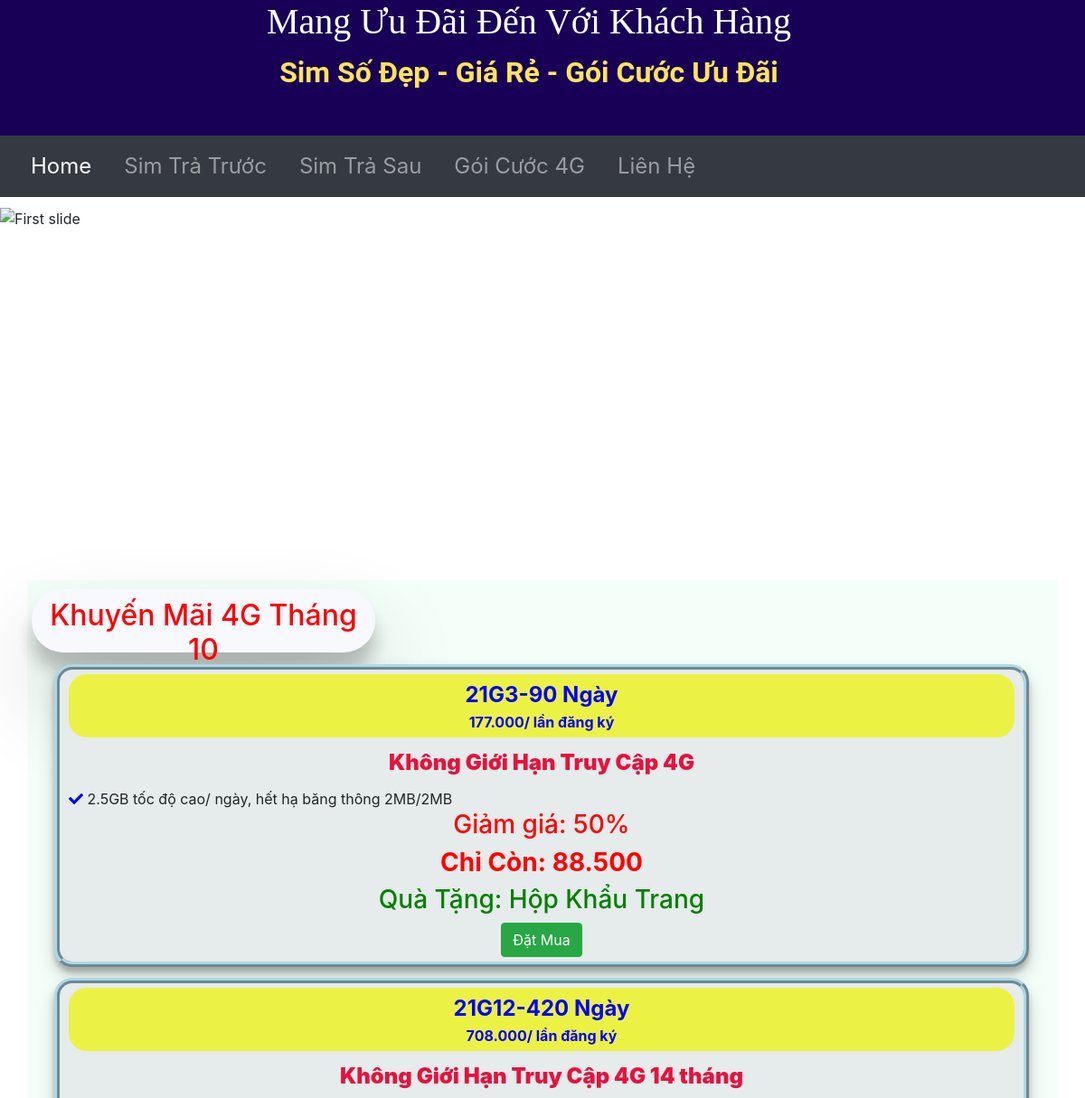
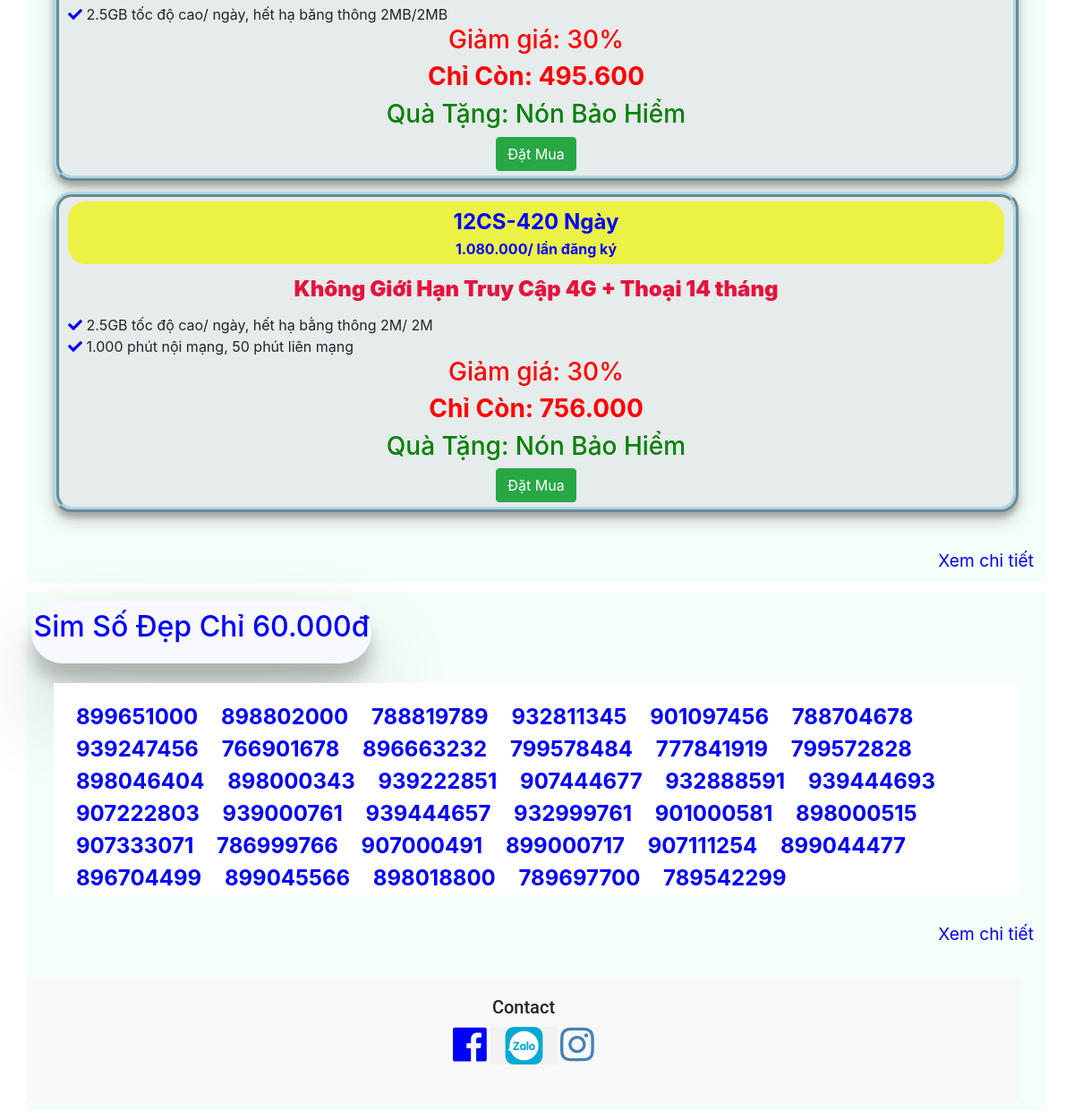
The page / on the database its author committed (2 pictures, top to bottom).
### main.py (models this page shows)
class GoiCuoc(db.Model):
    id = db.Column(db.Integer, primary_key=True)
    tengoi = db.Column(db.String(250), nullable=False)
    gia = db.Column(db.Integer, nullable=False)
    ngaysudung = db.Column(db.Integer, nullable=False)
    giamgia = db.Column(db.Float, nullable=True)
    uudaichinh = db.Column(db.String(1000), nullable=False)
    uudaidata = db.Column(db.String(500), nullable=True)
    uudaithoai = db.Column(db.String(1000), nullable=True)
    nhom = db.Column(db.String(250), nullable=True)
    loai = db.Column(db.String(250), nullable=False)
    khuyenmai = db.Column(db.String(250), nullable=True)
    quatang = db.Column(db.String(250), nullable=True)

class SimSoTraSau(db.Model):
    id = db.Column(db.Integer, primary_key=True)
    sothuebao = db.Column(db.String(250), nullable=False)
    sodinhdang = db.Column(db.String(250), nullable=False)
    goicuoc = db.Column(db.String(250), nullable=False)
    dangso = db.Column(db.String(250), nullable=False)

### main.py (the view)
@app.route('/')
def home():
    page = 1
    pages = 35
    all_goi = GoiCuoc.query.filter_by(khuyenmai="sales").paginate(page, pages, error_out=False)
    all_sim = SimSoTraSau.query.filter_by(goicuoc="MF149/MF150").paginate(page, pages, error_out=False)
    return render_template('index.html', all_goi=all_goi, all_sim_ts=all_sim)

### templates/index.html (shortened to what this page needs)
<!DOCTYPE html>
<html lang="en" dir="ltr">
<head>
   <link href="{{ url_for('static', filename='css/styles.css')}}" rel="stylesheet">
  <link rel="stylesheet" href="https://cdn.jsdelivr.net/npm/bootstrap@4.6.0/dist/css/bootstrap.min.css">
</head>
<body>
  <section class="title">
    <div class="row">
      <div class="col-lg-12">
          <h1>Mang Ưu Đãi Đến Với Khách Hàng</h1>
        <p class="noidung">Sim Số Đẹp - Giá Rẻ - Gói Cước Ưu Đãi</p>
      </div>
    </div>
  </section>
<div class="container-fluid px-0">
  <nav class="navbar navbar-expand-sm navbar-dark bg-dark">
    <div class="collapse navbar-collapse" id="navbarText">
      <ul class="navbar-nav">
        <li class="nav-item active">
          <a class="nav-link" href="#">Home <span class="sr-only">(current)</span></a>
        </li>
        <li class="nav-item">
          <a class="nav-link" href="{{ url_for('tratruoc',page=1) }}">Sim Trả Trước</a>
        </li>
        <li class="nav-item">
          <a class="nav-link" href="{{ url_for('trasau') }}">Sim Trả Sau</a>
        </li>
         <li class="nav-item">
          <a class="nav-link" href="{{ url_for('goicuoc', index=1) }}">Gói Cước 4G</a>
        </li>
        <li class="nav-item">
          <a class="nav-link" href="#footer" target="">Liên Hệ</a>
        </li>
      </ul>
    </div>
  </nav>
</div>
  <section class="bangchuyen">
    <div id="carouselExampleIndicators" class="carousel slide" data-ride="carousel">
  <ol class="carousel-indicators">
    <li data-target="#carouselExampleIndicators" data-slide-to="0" class="active"></li>
    <li data-target="#carouselExampleIndicators" data-slide-to="1"></li>
    <li data-target="#carouselExampleIndicators" data-slide-to="2"></li>
  </ol>
  <div class="carousel-inner">
    <div class="carousel-item active">
       <img class="d-block w-100" src="https://apptotapi1.tk:4099/image/tv.jpg" alt="First slide">
    </div>
  </div>
  <a class="carousel-control-prev" href="#carouselExampleIndicators" role="button" data-slide="prev">
    <span class="carousel-control-prev-icon" aria-hidden="true"></span>
  </a>
  <a class="carousel-control-next" href="#carouselExampleIndicators" role="button" data-slide="next">
    <span class="carousel-control-next-icon" aria-hidden="true"></span>
  </a>
</div>
  </section>
  <div class="container khuyenmai-goi">
    <div class="tilte-goi-index">
    <h2>Khuyến Mãi 4G Tháng 10</h2>
      </div>
  <div class="row vungchua-goicuoc-index">
     {% for goi in all_goi.items %}
      <div class=" goicuoc-index">
        <div class="title-goi">
          <span class="tengoi">{{ goi.tengoi }}-{{goi.ngaysudung}} Ngày</span><br>
          <span class="giagoi">{{ '{:,}'.format(goi.gia).replace(',', '.') }}/ lần đăng ký</span><br>
        </div>
        <div class="uudaigoi">
          <span >{{ goi.uudaichinh }}</span><br>
        </div>
        <div class="noidunggoi">
          <span><i class="fas fa-check icon-check"></i> {{ goi.uudaidata }}</span><br>
            {% if goi.uudaithoai  %}
          <span><i class="fas fa-check icon-check"></i> {{ goi.uudaithoai }}</span><br>
            {% endif %}
        </div>
          {% if goi.giamgia  %}
          <div class=""><h3 style="color:red">Giảm giá: {{ (goi.giamgia * 100)|round|int}}%</h3></div>
          <div class=""><h3 style="color:red; font-weight: bold">Chỉ Còn: {{'{:,}'.format(goi.gia - (goi.gia * goi.giamgia)|round|int).replace(',', '.') }}</h3></div>
          {% endif %}
          <div class=""><h3 style="color:green">Quà Tặng: {{ goi.quatang}}</h3></div>
        <div class="datmua">
          <a href="{{url_for('show_goicuoc', tengoi = goi.tengoi, giagoi = goi.gia, giamgia = goi.giamgia, quatang= goi.quatang) }}"> <button type="submit" name="button" class="btn btn-success btn-datmua">Đặt Mua</button></a>
        </div>
      </div>
        {% endfor %}
</div>
    <a href="{{ url_for('goicuoc', index=1) }}"> <div class="footer-goicuoc">Xem chi tiết</div></a>
    </div>
  <div class="container khuyenmai-goi">
    <div class="tilte-ts-index">
    <h2>Sim Số Đẹp Chỉ 60.000đ</h2>
      </div>
    <div class="container sohienthi">
      <div class="col-lg-12 md-4 sm-4 sotrasau-index">
      {% for sim in all_sim_ts.items %}
      <a style="color:#0000FF" href="{{url_for('show_ts', stb=sim.sodinhdang, goicuoc = sim.goicuoc) }}"> <span class="kc-2so-ts">{{ sim.sothuebao }}</span></a>
      {% endfor %}
    </div>
  </div>
     <a href="{{ url_for('trasau') }}"> <div class="footer-goicuoc">Xem chi tiết</div></a>
  <div id="footer">
{% include "footer.html" %}
</body>
</html>

### static/css/styles.css (style rules this page uses)
body { font-size: 16px; font-family: 'Merriweather', serif; position: relative; padding-left: 0px; }
.title { background-color: #170055; padding-bottom: 30px; text-align: center; font-family: 'Roboto', sans-serif; }
h1 { color: #fff; font-family: 'Merriweather', serif; }
.noidung { color: #FFE459; font-weight: bolder; font-size: 2rem; }
.row { margin: auto; width: 100% ; }
#navbarText { font-size: 1.5rem; }
.nav-link { margin: 0px 10px; color: #353535; }
.navbar { background-color: #ffca44; }
.container { position: relative; text-align: center; margin-top: 2%; }
h3 { font-size: 3rem; line-height: 2; }
p { color: grey; }
.d-block { height: 400px; }
.bangchuyen { width: 90%; height: 10%; margin: 1% auto; }
.goicuoc-index { float: left; width: 32%; height: 10%; padding: 5px 10px; text-align: center; margin: 2px; margin-left: 10px; border: ridge lightblue; border-width: 6px; border-radius: 20px; box-shadow: 0 10px 20px rgba(0,0,0,0.19), 0 6px 6px rgba(0,0,0,0.23); background-color: #E6EBEB; }
@media screen and (max-width: 1200px) { .goicuoc-index { width: 100%; display: block; margin-bottom: 10px; margin-left: 30px; } }
.sotrasau-index { width: 100%; }
.vungchua-goicuoc-index { display: flex; position: relative; padding-left: 0%; padding-top: 1%; }
.vungchua-goicuoc-index:after { content: ""; display: table; clear: both; }
.tengoi { color: blue; font-size: 1.5rem; font-weight:bolder; }
.khuyenmai-goi { text-align: center; margin: 10px 60px; padding: 10px; background-color: #F5FFFA; }
.footer-goicuoc { text-align: right; font-size: 1.2rem; margin-top: 30px; color: blue; }
.tilte-goi-index { text-align: center; background-color: #F8F8FF; color: red; position:relative; left: -10px; font-weight: bold; padding: 10px 0px 15px 0px; border: ridge lightblue; border-width: 0px; border-radius: 70px; box-shadow: 0 50px 100px rgba(0,0,0,0.19), 0 20px 20px rgba(0,0,0,0.23); width: 380px; height: 70px; }
.tilte-ts-index { text-align: center; background-color: #F8F8FF; color: blue; font-weight: bolder; position:relative; left: -10px; font-weight: bold; padding: 10px 0px 15px 0px; border: ridge lightblue; border-width: 0px; border-radius: 70px; box-shadow: 0 50px 100px rgba(0,0,0,0.19), 0 20px 20px rgba(0,0,0,0.23); width: 380px; height: 70px; }
.kc-2so-ts { padding: 10px; }
.sotrasau-index { width: 100%; color: red; text-align: left; font-size: 1.5rem; margin-top: 20px; padding-top: 20px; font-weight: bold; background-color: white; }
.icon-check { color: blue; }
.giagoi { color: blue; font-size: 1rem; font-weight:bold; }
.uudaigoi { font-size: 1.5rem; font-style: bold; font-weight: 900; padding: 10px 0 10px 0; color: #E6123D; }
.noidunggoi { text-align: left; }
.title-goi { background-color: #ECF244; border-radius: 20px; padding: 5px; }
@media screen and (max-width: 1200px) { .bangchuyen { width: 100%; height: 30%; margin: 1% auto; } }

### rows shown on the page
GoiCuoc: tengoi "21G3", ngaysudung "90", gia "177.000", uudaichinh "Không Giới Hạn Truy Cập 4G", uudaidata "2.5GB tốc độ cao/ ngày, hết hạ băng thông 2MB/2MB", (goi.giamgia*100)|round|int "50", gia+giamgia "88.500", quatang "Hộp Khẩu Trang"
GoiCuoc: tengoi "21G12", ngaysudung "420", gia "708.000", uudaichinh "Không Giới Hạn Truy Cập 4G 14 tháng", uudaidata "2.5GB tốc độ cao/ ngày, hết hạ băng thông 2MB/2MB", (goi.giamgia*100)|round|int "30", gia+giamgia "495.600", quatang "Nón Bảo Hiểm"
GoiCuoc: tengoi "12CS", ngaysudung "420", gia "1.080.000", uudaichinh "Không Giới Hạn Truy Cập 4G + Thoại 14 tháng", uudaidata "2.5GB tốc độ cao/ ngày, hết hạ bằng thông 2M/ 2M", uudaithoai "1.000 phút nội mạng, 50 phút liên mạng", (goi.giamgia*100)|round|int "30", gia+giamgia "756.000", quatang "Nón Bảo Hiểm"
SimSoTraSau: sothuebao "899651000"
SimSoTraSau: sothuebao "898802000"
SimSoTraSau: sothuebao "788819789"
SimSoTraSau: sothuebao "932811345"
SimSoTraSau: sothuebao "901097456"
SimSoTraSau: sothuebao "788704678"
SimSoTraSau: sothuebao "939247456"
SimSoTraSau: sothuebao "766901678"
SimSoTraSau: sothuebao "896663232"
SimSoTraSau: sothuebao "799578484"
SimSoTraSau: sothuebao "777841919"
SimSoTraSau: sothuebao "799572828"
SimSoTraSau: sothuebao "898046404"
SimSoTraSau: sothuebao "898000343"
SimSoTraSau: sothuebao "939222851"
SimSoTraSau: sothuebao "907444677"
SimSoTraSau: sothuebao "932888591"
SimSoTraSau: sothuebao "939444693"
SimSoTraSau: sothuebao "907222803"
SimSoTraSau: sothuebao "939000761"
SimSoTraSau: sothuebao "939444657"
SimSoTraSau: sothuebao "932999761"
SimSoTraSau: sothuebao "901000581"
SimSoTraSau: sothuebao "898000515"
SimSoTraSau: sothuebao "907333071"
SimSoTraSau: sothuebao "786999766"
SimSoTraSau: sothuebao "907000491"
SimSoTraSau: sothuebao "899000717"
SimSoTraSau: sothuebao "907111254"
SimSoTraSau: sothuebao "899044477"
SimSoTraSau: sothuebao "896704499"
SimSoTraSau: sothuebao "899045566"
SimSoTraSau: sothuebao "898018800"
SimSoTraSau: sothuebao "789697700"
SimSoTraSau: sothuebao "789542299"
